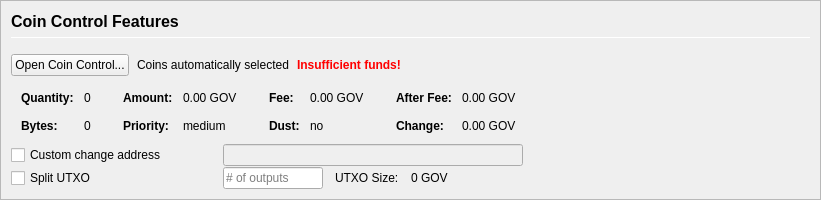
         <widget class="QFrame" name="frameCoinControl">
          <property name="sizePolicy">
           <sizepolicy hsizetype="Expanding" vsizetype="Expanding">
            <horstretch>0</horstretch>
            <verstretch>0</verstretch>
           </sizepolicy>
          </property>
          <property name="maximumSize">
           <size>
            <width>16777215</width>
            <height>16777215</height>
           </size>
          </property>
          <property name="frameShape">
           <enum>QFrame::StyledPanel</enum>
          </property>
          <property name="frameShadow">
           <enum>QFrame::Sunken</enum>
          </property>
          <layout class="QVBoxLayout" name="verticalLayoutCoinControl2">
           <property name="spacing">
            <number>0</number>
           </property>
           <property name="leftMargin">
            <number>0</number>
           </property>
           <property name="topMargin">
            <number>0</number>
           </property>
           <property name="rightMargin">
            <number>0</number>
           </property>
           <property name="bottomMargin">
            <number>0</number>
           </property>
           <item>
            <widget class="QFrame" name="frameCoinControl_BG">
             <layout class="QVBoxLayout" name="verticalLayoutCoinControl" stretch="0,0,0,0,0,0">
              <property name="spacing">
               <number>1</number>
              </property>
              <property name="leftMargin">
               <number>10</number>
              </property>
              <property name="topMargin">
               <number>10</number>
              </property>
              <item>
               <layout class="QHBoxLayout" name="horizontalLayoutCoinControl1">
                <property name="bottomMargin">
                 <number>15</number>
                </property>
                <item>
                 <layout class="QVBoxLayout" name="verticalLayout_3">
                  <property name="spacing">
                   <number>6</number>
                  </property>
                  <item>
                   <widget class="QLabel" name="labelCoinControlFeatures">
                    <property name="sizePolicy">
                     <sizepolicy hsizetype="Preferred" vsizetype="Maximum">
                      <horstretch>0</horstretch>
                      <verstretch>0</verstretch>
                     </sizepolicy>
                    </property>
                    <property name="minimumSize">
                     <size>
                      <width>0</width>
                      <height>20</height>
                     </size>
                    </property>
                    <property name="font">
                     <font>
                      <pointsize>12</pointsize>
                      <weight>75</weight>
                      <bold>true</bold>
                     </font>
                    </property>
                    <property name="styleSheet">
                     <string notr="true">font-weight:bold;</string>
                    </property>
                    <property name="text">
                     <string>Coin Control Features</string>
                    </property>
                   </widget>
                  </item>
                  <item>
                   <widget class="Line" name="line">
                    <property name="minimumSize">
                     <size>
                      <width>0</width>
                      <height>1</height>
                     </size>
                    </property>
                    <property name="maximumSize">
                     <size>
                      <width>16777215</width>
                      <height>1</height>
                     </size>
                    </property>
                    <property name="orientation">
                     <enum>Qt::Horizontal</enum>
                    </property>
                   </widget>
                  </item>
                 </layout>
                </item>
               </layout>
              </item>
              <item>
               <layout class="QHBoxLayout" name="horizontalLayoutCoinControl2" stretch="0,0,0,0">
                <property name="spacing">
                 <number>8</number>
                </property>
                <property name="bottomMargin">
                 <number>10</number>
                </property>
                <item>
                 <widget class="QPushButton" name="pushButtonCoinControl">
                  <property name="styleSheet">
                   <string notr="true"/>
                  </property>
                  <property name="text">
                   <string>Open Coin Control...</string>
                  </property>
                  <property name="autoDefault">
                   <bool>false</bool>
                  </property>
                 </widget>
                </item>
                <item>
                 <widget class="QLabel" name="labelCoinControlAutomaticallySelected">
                  <property name="text">
                   <string>Coins automatically selected</string>
                  </property>
                  <property name="margin">
                   <number>5</number>
                  </property>
                 </widget>
                </item>
                <item>
                 <widget class="QLabel" name="labelCoinControlInsuffFunds">
                  <property name="font">
                   <font>
                    <weight>75</weight>
                    <bold>true</bold>
                   </font>
                  </property>
                  <property name="styleSheet">
                   <string notr="true">color:red;font-weight:bold;</string>
                  </property>
                  <property name="text">
                   <string>Insufficient funds!</string>
                  </property>
                  <property name="margin">
                   <number>5</number>
                  </property>
                 </widget>
                </item>
                <item>
                 <spacer name="horizontalSpacerCoinControl">
                  <property name="orientation">
                   <enum>Qt::Horizontal</enum>
                  </property>
                  <property name="sizeHint" stdset="0">
                   <size>
                    <width>40</width>
                    <height>1</height>
                   </size>
                  </property>
                 </spacer>
                </item>
               </layout>
              </item>
              <item>
               <widget class="QWidget" name="widgetCoinControl" native="true">
                <property name="sizePolicy">
                 <sizepolicy hsizetype="Preferred" vsizetype="Preferred">
                  <horstretch>0</horstretch>
                  <verstretch>0</verstretch>
                 </sizepolicy>
                </property>
                <property name="minimumSize">
                 <size>
                  <width>0</width>
                  <height>0</height>
                 </size>
                </property>
                <property name="styleSheet">
                 <string notr="true"/>
                </property>
                <layout class="QHBoxLayout" name="horizontalLayoutCoinControl5">
                 <property name="leftMargin">
                  <number>0</number>
                 </property>
                 <property name="topMargin">
                  <number>0</number>
                 </property>
                 <property name="rightMargin">
                  <number>0</number>
                 </property>
                 <property name="bottomMargin">
                  <number>0</number>
                 </property>
                 <item>
                  <layout class="QHBoxLayout" name="horizontalLayoutCoinControl3" stretch="0,0,0,1">
                   <property name="spacing">
                    <number>20</number>
                   </property>
                   <property name="topMargin">
                    <number>0</number>
                   </property>
                   <property name="bottomMargin">
                    <number>10</number>
                   </property>
                   <item>
                    <layout class="QFormLayout" name="formLayoutCoinControl1">
                     <property name="horizontalSpacing">
                      <number>10</number>
                     </property>
                     <property name="verticalSpacing">
                      <number>14</number>
                     </property>
                     <property name="leftMargin">
                      <number>10</number>
                     </property>
                     <property name="topMargin">
                      <number>4</number>
                     </property>
                     <property name="rightMargin">
                      <number>6</number>
                     </property>
                     <item row="0" column="0">
                      <widget class="QLabel" name="labelCoinControlQuantityText">
                       <property name="font">
                        <font>
                         <weight>75</weight>
                         <bold>true</bold>
                        </font>
                       </property>
                       <property name="text">
                        <string>Quantity:</string>
                       </property>
                       <property name="margin">
                        <number>0</number>
                       </property>
                      </widget>
                     </item>
                     <item row="0" column="1">
                      <widget class="QLabel" name="labelCoinControlQuantity">
                       <property name="cursor">
                        <cursorShape>IBeamCursor</cursorShape>
                       </property>
                       <property name="contextMenuPolicy">
                        <enum>Qt::ActionsContextMenu</enum>
                       </property>
                       <property name="text">
                        <string notr="true">0</string>
                       </property>
                       <property name="margin">
                        <number>0</number>
                       </property>
                       <property name="textInteractionFlags">
                        <set>Qt::LinksAccessibleByMouse|Qt::TextSelectableByKeyboard|Qt::TextSelectableByMouse</set>
                       </property>
                      </widget>
                     </item>
                     <item row="1" column="0">
                      <widget class="QLabel" name="labelCoinControlBytesText">
                       <property name="font">
                        <font>
                         <weight>75</weight>
                         <bold>true</bold>
                        </font>
                       </property>
                       <property name="text">
                        <string>Bytes:</string>
                       </property>
                      </widget>
                     </item>
                     <item row="1" column="1">
                      <widget class="QLabel" name="labelCoinControlBytes">
                       <property name="cursor">
                        <cursorShape>IBeamCursor</cursorShape>
                       </property>
                       <property name="contextMenuPolicy">
                        <enum>Qt::ActionsContextMenu</enum>
                       </property>
                       <property name="text">
                        <string notr="true">0</string>
                       </property>
                       <property name="textInteractionFlags">
                        <set>Qt::LinksAccessibleByMouse|Qt::TextSelectableByKeyboard|Qt::TextSelectableByMouse</set>
                       </property>
                      </widget>
                     </item>
                    </layout>
                   </item>
                   <item>
                    <layout class="QFormLayout" name="formLayoutCoinControl2">
                     <property name="horizontalSpacing">
                      <number>10</number>
                     </property>
                     <property name="verticalSpacing">
                      <number>14</number>
                     </property>
                     <property name="leftMargin">
                      <number>6</number>
                     </property>
                     <property name="topMargin">
                      <number>4</number>
                     </property>
                     <property name="rightMargin">
                      <number>6</number>
                     </property>
                     <item row="0" column="0">
                      <widget class="QLabel" name="labelCoinControlAmountText">
                       <property name="font">
                        <font>
                         <weight>75</weight>
                         <bold>true</bold>
                        </font>
                       </property>
                       <property name="text">
                        <string>Amount:</string>
                       </property>
                       <property name="margin">
                        <number>0</number>
                       </property>
                      </widget>
                     </item>
                     <item row="0" column="1">
                      <widget class="QLabel" name="labelCoinControlAmount">
                       <property name="cursor">
                        <cursorShape>IBeamCursor</cursorShape>
                       </property>
                       <property name="contextMenuPolicy">
                        <enum>Qt::ActionsContextMenu</enum>
                       </property>
                       <property name="text">
                        <string notr="true">0.00 GOV</string>
                       </property>
                       <property name="textInteractionFlags">
                        <set>Qt::LinksAccessibleByMouse|Qt::TextSelectableByKeyboard|Qt::TextSelectableByMouse</set>
                       </property>
                      </widget>
                     </item>
                     <item row="1" column="0">
                      <widget class="QLabel" name="labelCoinControlPriorityText">
                       <property name="font">
                        <font>
                         <weight>75</weight>
                         <bold>true</bold>
                        </font>
                       </property>
                       <property name="text">
                        <string>Priority:</string>
                       </property>
                      </widget>
                     </item>
                     <item row="1" column="1">
                      <widget class="QLabel" name="labelCoinControlPriority">
                       <property name="cursor">
                        <cursorShape>IBeamCursor</cursorShape>
                       </property>
                       <property name="contextMenuPolicy">
                        <enum>Qt::ActionsContextMenu</enum>
                       </property>
                       <property name="text">
                        <string>medium</string>
                       </property>
                       <property name="textInteractionFlags">
                        <set>Qt::LinksAccessibleByMouse|Qt::TextSelectableByKeyboard|Qt::TextSelectableByMouse</set>
                       </property>
                      </widget>
                     </item>
                    </layout>
                   </item>
                   <item>
                    <layout class="QFormLayout" name="formLayoutCoinControl3">
                     <property name="horizontalSpacing">
                      <number>10</number>
                     </property>
                     <property name="verticalSpacing">
                      <number>14</number>
                     </property>
                     <property name="leftMargin">
                      <number>6</number>
                     </property>
                     <property name="topMargin">
                      <number>4</number>
                     </property>
                     <property name="rightMargin">
                      <number>6</number>
                     </property>
                     <item row="0" column="0">
                      <widget class="QLabel" name="labelCoinControlFeeText">
                       <property name="font">
                        <font>
                         <weight>75</weight>
                         <bold>true</bold>
                        </font>
                       </property>
                       <property name="text">
                        <string>Fee:</string>
                       </property>
                       <property name="margin">
                        <number>0</number>
                       </property>
                      </widget>
                     </item>
                     <item row="0" column="1">
                      <widget class="QLabel" name="labelCoinControlFee">
                       <property name="cursor">
                        <cursorShape>IBeamCursor</cursorShape>
                       </property>
                       <property name="contextMenuPolicy">
                        <enum>Qt::ActionsContextMenu</enum>
                       </property>
                       <property name="text">
                        <string notr="true">0.00 GOV</string>
                       </property>
                       <property name="textInteractionFlags">
                        <set>Qt::LinksAccessibleByMouse|Qt::TextSelectableByKeyboard|Qt::TextSelectableByMouse</set>
                       </property>
                      </widget>
                     </item>
                     <item row="1" column="0">
                      <widget class="QLabel" name="labelCoinControlLowOutputText">
                       <property name="font">
                        <font>
                         <weight>75</weight>
                         <bold>true</bold>
                        </font>
                       </property>
                       <property name="text">
                        <string>Dust:</string>
                       </property>
                      </widget>
                     </item>
                     <item row="1" column="1">
                      <widget class="QLabel" name="labelCoinControlLowOutput">
                       <property name="cursor">
                        <cursorShape>IBeamCursor</cursorShape>
                       </property>
                       <property name="contextMenuPolicy">
                        <enum>Qt::ActionsContextMenu</enum>
                       </property>
                       <property name="text">
                        <string>no</string>
                       </property>
                       <property name="textInteractionFlags">
                        <set>Qt::LinksAccessibleByMouse|Qt::TextSelectableByKeyboard|Qt::TextSelectableByMouse</set>
                       </property>
                      </widget>
                     </item>
                    </layout>
                   </item>
                   <item>
                    <layout class="QFormLayout" name="formLayoutCoinControl4">
                     <property name="horizontalSpacing">
                      <number>10</number>
                     </property>
                     <property name="verticalSpacing">
                      <number>14</number>
                     </property>
                     <property name="leftMargin">
                      <number>6</number>
                     </property>
                     <property name="topMargin">
                      <number>4</number>
                     </property>
                     <property name="rightMargin">
                      <number>6</number>
                     </property>
                     <item row="0" column="0">
                      <widget class="QLabel" name="labelCoinControlAfterFeeText">
                       <property name="font">
                        <font>
                         <weight>75</weight>
                         <bold>true</bold>
                        </font>
                       </property>
                       <property name="text">
                        <string>After Fee:</string>
                       </property>
                       <property name="margin">
                        <number>0</number>
                       </property>
                      </widget>
                     </item>
                     <item row="0" column="1">
                      <widget class="QLabel" name="labelCoinControlAfterFee">
                       <property name="cursor">
                        <cursorShape>IBeamCursor</cursorShape>
                       </property>
                       <property name="contextMenuPolicy">
                        <enum>Qt::ActionsContextMenu</enum>
                       </property>
                       <property name="text">
                        <string notr="true">0.00 GOV</string>
                       </property>
                       <property name="textInteractionFlags">
                        <set>Qt::LinksAccessibleByMouse|Qt::TextSelectableByKeyboard|Qt::TextSelectableByMouse</set>
                       </property>
                      </widget>
                     </item>
                     <item row="1" column="0">
                      <widget class="QLabel" name="labelCoinControlChangeText">
                       <property name="font">
                        <font>
                         <weight>75</weight>
                         <bold>true</bold>
                        </font>
                       </property>
                       <property name="text">
                        <string>Change:</string>
                       </property>
                      </widget>
                     </item>
                     <item row="1" column="1">
                      <widget class="QLabel" name="labelCoinControlChange">
                       <property name="cursor">
                        <cursorShape>IBeamCursor</cursorShape>
                       </property>
                       <property name="contextMenuPolicy">
                        <enum>Qt::ActionsContextMenu</enum>
                       </property>
                       <property name="text">
                        <string notr="true">0.00 GOV</string>
                       </property>
                       <property name="textInteractionFlags">
                        <set>Qt::LinksAccessibleByMouse|Qt::TextSelectableByKeyboard|Qt::TextSelectableByMouse</set>
                       </property>
                      </widget>
                     </item>
                    </layout>
                   </item>
                  </layout>
                 </item>
                </layout>
               </widget>
              </item>
              <item>
               <layout class="QHBoxLayout" name="horizontalLayoutCoinControl4">
                <property name="spacing">
                 <number>12</number>
                </property>
                <property name="sizeConstraint">
                 <enum>QLayout::SetDefaultConstraint</enum>
                </property>
                <property name="topMargin">
                 <number>0</number>
                </property>
                <property name="rightMargin">
                 <number>0</number>
                </property>
                <item>
                 <widget class="QCheckBox" name="checkBoxCoinControlChange">
                  <property name="sizePolicy">
                   <sizepolicy hsizetype="Preferred" vsizetype="Preferred">
                    <horstretch>0</horstretch>
                    <verstretch>0</verstretch>
                   </sizepolicy>
                  </property>
                  <property name="minimumSize">
                   <size>
                    <width>200</width>
                    <height>0</height>
                   </size>
                  </property>
                  <property name="maximumSize">
                   <size>
                    <width>200</width>
                    <height>16777215</height>
                   </size>
                  </property>
                  <property name="toolTip">
                   <string>If this is activated, but the change address is empty or invalid, change will be sent to a newly generated address.</string>
                  </property>
                  <property name="text">
                   <string>Custom change address</string>
                  </property>
                 </widget>
                </item>
                <item>
                 <widget class="QValidatedLineEdit" name="lineEditCoinControlChange">
                  <property name="enabled">
                   <bool>false</bool>
                  </property>
                  <property name="sizePolicy">
                   <sizepolicy hsizetype="Preferred" vsizetype="Preferred">
                    <horstretch>0</horstretch>
                    <verstretch>0</verstretch>
                   </sizepolicy>
                  </property>
                  <property name="minimumSize">
                   <size>
                    <width>300</width>
                    <height>0</height>
                   </size>
                  </property>
                 </widget>
                </item>
                <item>
                 <widget class="QLabel" name="labelCoinControlChangeLabel">
                  <property name="sizePolicy">
                   <sizepolicy hsizetype="Preferred" vsizetype="Preferred">
                    <horstretch>0</horstretch>
                    <verstretch>0</verstretch>
                   </sizepolicy>
                  </property>
                  <property name="minimumSize">
                   <size>
                    <width>100</width>
                    <height>0</height>
                   </size>
                  </property>
                  <property name="text">
                   <string/>
                  </property>
                  <property name="margin">
                   <number>3</number>
                  </property>
                 </widget>
                </item>
               </layout>
              </item>
              <item>
               <layout class="QHBoxLayout" name="horizontalLayoutCoinControl6">
                <property name="spacing">
                 <number>12</number>
                </property>
                <property name="rightMargin">
                 <number>0</number>
                </property>
                <item>
                 <widget class="QCheckBox" name="splitBlockCheckBox">
                  <property name="sizePolicy">
                   <sizepolicy hsizetype="Preferred" vsizetype="Preferred">
                    <horstretch>0</horstretch>
                    <verstretch>0</verstretch>
                   </sizepolicy>
                  </property>
                  <property name="minimumSize">
                   <size>
                    <width>200</width>
                    <height>0</height>
                   </size>
                  </property>
                  <property name="maximumSize">
                   <size>
                    <width>200</width>
                    <height>16777215</height>
                   </size>
                  </property>
                  <property name="text">
                   <string>Split UTXO</string>
                  </property>
                 </widget>
                </item>
                <item>
                 <widget class="QLineEdit" name="splitBlockLineEdit">
                  <property name="sizePolicy">
                   <sizepolicy hsizetype="Preferred" vsizetype="Preferred">
                    <horstretch>50</horstretch>
                    <verstretch>0</verstretch>
                   </sizepolicy>
                  </property>
                  <property name="minimumSize">
                   <size>
                    <width>100</width>
                    <height>0</height>
                   </size>
                  </property>
                  <property name="maximumSize">
                   <size>
                    <width>100</width>
                    <height>16777215</height>
                   </size>
                  </property>
                  <property name="placeholderText">
                   <string># of outputs</string>
                  </property>
                 </widget>
                </item>
                <item>
                 <widget class="QLabel" name="labelBlockSizeText">
                  <property name="text">
                   <string>UTXO Size:</string>
                  </property>
                 </widget>
                </item>
                <item>
                 <widget class="QLabel" name="labelBlockSize">
                  <property name="text">
                   <string>0 GOV</string>
                  </property>
                 </widget>
                </item>
                <item>
                 <spacer name="horizontalSpacer_7">
                  <property name="orientation">
                   <enum>Qt::Horizontal</enum>
                  </property>
                  <property name="sizeHint" stdset="0">
                   <size>
                    <width>40</width>
                    <height>20</height>
                   </size>
                  </property>
                 </spacer>
                </item>
               </layout>
              </item>
              <item>
               <spacer name="verticalSpacerCoinControl">
                <property name="orientation">
                 <enum>Qt::Vertical</enum>
                </property>
                <property name="sizeHint" stdset="0">
                 <size>
                  <width>800</width>
                  <height>1</height>
                 </size>
                </property>
               </spacer>
              </item>
             </layout>
            </widget>
           </item>
          </layout>
         </widget>
